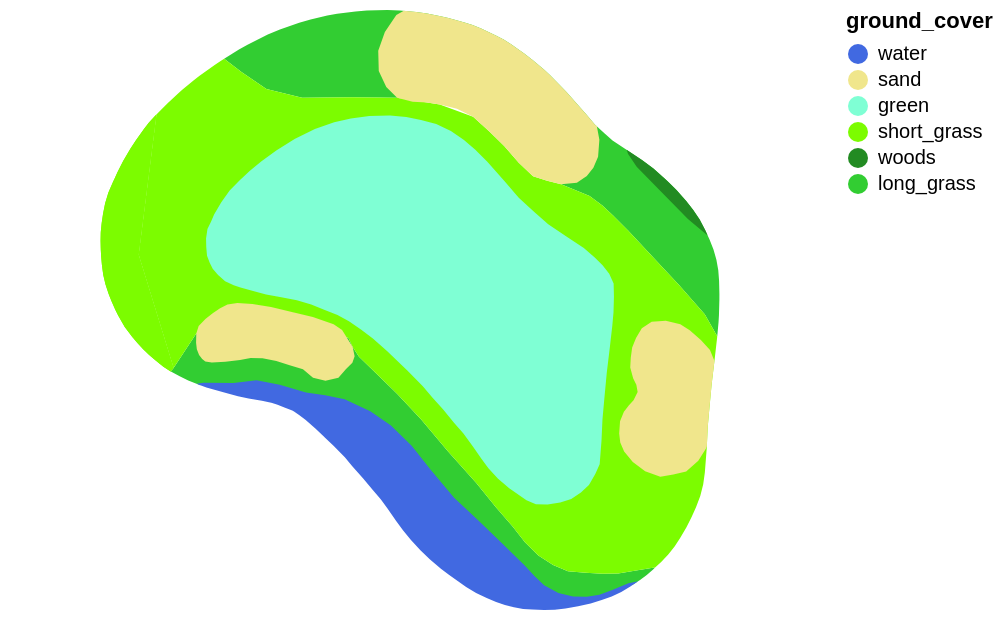

The notebook cell saved with this chart:
### Code cell
surround_features

### Figure 1 — Vega-Lite specification as saved in the notebook (floating-point values rounded to 4 significant figures; data arrays with more than 128 entries replaced by an {"elided": "..."} marker saying what was removed)
{"config": {"view": {"continuousWidth": 400, "continuousHeight": 300}}, "data": {"name": "data-8d4c7388e1b27d0d44f2c84a580ab372"}, "mark": "geoshape", "encoding": {"color": {"field": "ground_cover", "scale": {"domain": ["water", "sand", "green", "short_grass", "woods", "long_grass"], "range": ["RoyalBlue", "Khaki", "Aquamarine", "LawnGreen", "ForestGreen", "LimeGreen"]}, "type": "nominal"}, "tooltip": [{"field": "name", "type": "nominal"}, {"field": "ground_cover", "type": "nominal"}, {"field": "course_area", "type": "nominal"}]}, "projection": {"reflectY": true, "type": "identity"}, "$schema": "https://vega.github.io/schema/vega-lite/v4.17.0.json", "datasets": {"data-8d4c7388e1b27d0d44f2c84a580ab372": [{"name": "rough", "course_area": "general_area", "ground_cover": "long_grass", "type": "Feature", "geometry": {"type": "Polygon", "coordinates": [[[-696.8, -346.0], [-694.6, -342.7], [-693.4, -342.0], [-686.2, -341.1], [-680.2, -343.2], [-679.8, -344.0], [-679.2, -344.9], [-677.7, -346.4], [-675.6, -348.4], [-673.3, -350.9], [-670.7, -353.9], [-668.1, -356.9], [-666.2, -359.2], [-664.6, -361.0], [-663.4, -362.5], [-662.2, -363.8], [-660.8, -364.7], [-659.4, -365.3], [-657.7, -365.4], [-656.1, -365.5], [-654.6, -365.5], [-653.1, -365.2], [-651.5, -365.0], [-651.1, -364.9], [-651.3, -365.1], [-651.9, -365.6], [-652.5, -366.1], [-653.2, -366.6], [-653.6, -366.6], [-656.2, -367.7], [-657.5, -367.9], [-658.8, -367.9], [-660.3, -367.5], [-661.6, -366.8], [-663.3, -365.2], [-670.3, -358.4], [-674.4, -353.4], [-678.1, -350.2], [-680.5, -349.2], [-684.2, -348.5], [-686.7, -347.7], [-688.8, -347.3], [-691.0, -347.6], [-694.0, -347.6], [-694.3, -347.6], [-694.3, -347.6], [-695.4, -347.2], [-696.2, -346.8], [-697.0, -346.4], [-697.0, -346.3], [-696.8, -346.0]]]}}, {"name": "rough", "course_area": "general_area", "ground_cover": "long_grass", "type": "Feature", "geometry": {"type": "Polygon", "coordinates": {"elided": "1x70x2 float values"}}}, {"name": "woods", "course_area": "general_area", "ground_cover": "woods", "type": "Feature", "geometry": {"type": "Polygon", "coordinates": [[[-648.0, -331.9], [-650.8, -329.0], [-652.8, -326.9], [-653.7, -325.7], [-653.8, -325.3], [-652.3, -326.3], [-651.3, -327.1], [-650.2, -328.0], [-649.8, -328.4], [-649.1, -329.1], [-648.1, -330.2], [-647.5, -331.0], [-646.9, -331.9], [-646.4, -332.9], [-646.1, -333.4], [-648.0, -331.9]]]}}, {"name": "fairway", "course_area": "general_area", "ground_cover": "short_grass", "type": "Feature", "geometry": {"type": "Polygon", "coordinates": {"elided": "1x75x2 float values"}}}, {"name": "fairway", "course_area": "general_area", "ground_cover": "short_grass", "type": "Feature", "geometry": {"type": "Polygon", "coordinates": [[[-700.1, -335.3], [-696.8, -346.0], [-697.0, -346.3], [-697.7, -345.9], [-698.4, -345.3], [-699.1, -344.7], [-699.6, -344.2], [-700.1, -343.7], [-700.6, -343.1], [-701.4, -342.1], [-702.0, -341.1], [-702.3, -340.5], [-702.6, -339.6], [-702.9, -339.0], [-703.2, -338.1], [-703.4, -337.2], [-703.5, -336.3], [-703.6, -335.5], [-703.6, -334.8], [-703.7, -334.0], [-703.7, -333.1], [-703.6, -332.3], [-703.4, -331.4], [-703.2, -330.4], [-702.9, -329.4], [-702.5, -328.5], [-702.3, -328.0], [-702.1, -327.5], [-701.5, -326.4], [-700.9, -325.2], [-700.3, -324.5], [-699.6, -323.4], [-699.1, -322.8], [-698.6, -322.2], [-698.4, -322.0], [-700.1, -335.3]]]}}, {"name": "fairway", "course_area": "general_area", "ground_cover": "short_grass", "type": "Feature", "geometry": {"type": "Polygon", "coordinates": [[[-700.1, -335.3], [-696.8, -346.0], [-697.0, -346.3], [-697.7, -345.9], [-698.4, -345.3], [-699.1, -344.7], [-699.6, -344.2], [-700.1, -343.7], [-700.6, -343.1], [-701.4, -342.1], [-702.0, -341.1], [-702.3, -340.5], [-702.6, -339.6], [-702.9, -339.0], [-703.2, -338.1], [-703.4, -337.2], [-703.5, -336.3], [-703.6, -335.5], [-703.6, -334.8], [-703.7, -334.0], [-703.7, -333.1], [-703.6, -332.3], [-703.4, -331.4], [-703.2, -330.4], [-702.9, -329.4], [-702.5, -328.5], [-702.3, -328.0], [-702.1, -327.5], [-701.5, -326.4], [-700.9, -325.2], [-700.3, -324.5], [-699.6, -323.4], [-699.1, -322.8], [-698.6, -322.2], [-698.4, -322.0], [-700.1, -335.3]]]}}, {"name": "green", "course_area": "putting_green", "ground_cover": "green", "type": "Feature", "geometry": {"type": "Polygon", "coordinates": {"elided": "1x82x2 float values"}}}, {"name": "bunkers", "course_area": "bunker", "ground_cover": "sand", "type": "Feature", "geometry": {"type": "Polygon", "coordinates": [[[-654.1, -350.2], [-653.6, -349.5], [-653.1, -349.1], [-652.8, -348.3], [-652.9, -347.6], [-653.2, -347.0], [-653.5, -346.0], [-653.4, -345.0], [-653.3, -344.1], [-652.9, -343.2], [-652.4, -342.2], [-651.4, -341.6], [-650.1, -341.5], [-648.7, -341.9], [-647.8, -342.4], [-646.8, -343.3], [-645.9, -344.3], [-645.5, -345.3], [-645.7, -347.6], [-646.0, -349.8], [-646.1, -351.6], [-646.2, -353.4], [-646.2, -353.5], [-646.3, -353.7], [-647.0, -354.8], [-648.2, -355.8], [-649.4, -356.1], [-650.6, -356.3], [-652.0, -355.8], [-653.2, -354.9], [-654.0, -353.9], [-654.4, -353.1], [-654.5, -352.2], [-654.4, -351.0], [-654.1, -350.2]]]}}, {"name": "bunkers", "course_area": "bunker", "ground_cover": "sand", "type": "Feature", "geometry": {"type": "Polygon", "coordinates": [[[-694.4, -342.0], [-693.7, -341.4], [-693.0, -340.8], [-692.3, -340.3], [-691.6, -340.0], [-690.7, -339.8], [-689.3, -339.9], [-687.5, -340.2], [-685.4, -340.7], [-683.5, -341.2], [-681.6, -341.9], [-680.8, -342.4], [-679.8, -344.0], [-679.6, -344.9], [-679.8, -345.5], [-680.4, -346.1], [-681.1, -346.9], [-682.4, -347.2], [-683.5, -346.9], [-684.5, -346.1], [-685.7, -345.7], [-687.0, -345.4], [-688.3, -345.1], [-689.4, -345.1], [-690.4, -345.2], [-691.8, -345.4], [-693.1, -345.5], [-693.7, -345.4], [-694.0, -345.2], [-694.3, -344.8], [-694.5, -344.2], [-694.6, -343.6], [-694.6, -342.7], [-694.4, -342.0]]]}}, {"name": "bunkers", "course_area": "bunker", "ground_cover": "sand", "type": "Feature", "geometry": {"type": "Polygon", "coordinates": [[[-675.6, -312.5], [-674.9, -312.1], [-673.7, -312.3], [-672.7, -312.4], [-671.3, -312.7], [-670.7, -312.8], [-669.3, -313.2], [-668.4, -313.5], [-667.6, -313.8], [-666.2, -314.5], [-665.5, -314.9], [-664.8, -315.3], [-663.5, -316.2], [-662.7, -316.8], [-661.6, -317.7], [-661.1, -318.3], [-659.9, -319.4], [-659.5, -319.8], [-657.9, -321.7], [-657.8, -321.8], [-656.8, -322.9], [-656.6, -323.1], [-656.4, -324.4], [-656.5, -326.0], [-657.0, -327.0], [-657.6, -327.8], [-658.5, -328.4], [-660.0, -328.6], [-661.3, -328.3], [-662.7, -327.8], [-664.0, -326.6], [-665.4, -325.0], [-666.8, -323.6], [-668.4, -322.2], [-669.9, -321.4], [-671.5, -321.0], [-672.7, -320.8], [-674.1, -320.8], [-675.6, -320.4], [-676.6, -319.4], [-677.3, -317.9], [-677.3, -315.9], [-676.7, -314.2], [-675.6, -312.5]]]}}, {"name": "water_hazard", "course_area": "penalty_area", "ground_cover": "water", "type": "Feature", "geometry": {"type": "Polygon", "coordinates": {"elided": "1x77x2 float values"}}}]}}
